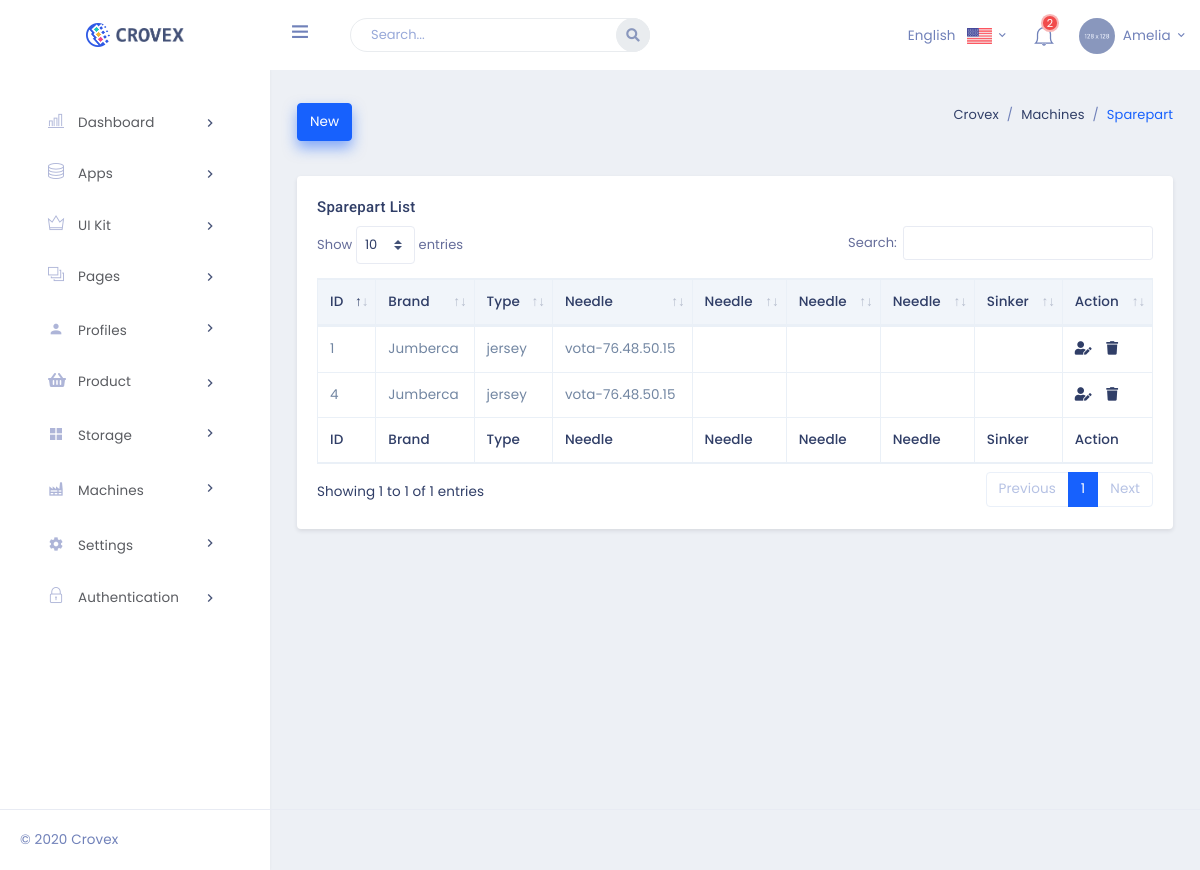
/Crovex/HTML/machines/sparepart.php, run on the app's committed database.
### tables this page shows
CREATE TABLE IF NOT EXISTS `sparepart_table` (
  `brand` varchar(30) NOT NULL,
  `machine_type` varchar(30) NOT NULL,
  `needle1` varchar(30) NOT NULL,
  `needle2` varchar(30) NOT NULL,
  `needle3` varchar(30) NOT NULL,
  `needle4` varchar(30) NOT NULL,
  `sinker` varchar(30) NOT NULL,
  `id` int(11) NOT NULL AUTO_INCREMENT,
  PRIMARY KEY (`id`)
);

### Crovex/HTML/machines/sparepart.php (the view, shortened to what this page needs)
<!DOCTYPE html>
<html lang="en">
    <head>
        <link href="../../plugins/datatables/dataTables.bootstrap4.min.css" rel="stylesheet" type="text/css" />
        <link href="../../plugins/datatables/buttons.bootstrap4.min.css" rel="stylesheet" type="text/css" />
        <link href="../../plugins/datatables/responsive.bootstrap4.min.css" rel="stylesheet" type="text/css" />
        <link href="../assets/css/bootstrap.min.css" rel="stylesheet" type="text/css" />
        <link href="../assets/css/jquery-ui.min.css" rel="stylesheet">
        <link href="../assets/css/icons.min.css" rel="stylesheet" type="text/css" />
        <link href="../assets/css/metisMenu.min.css" rel="stylesheet" type="text/css" />
        <link href="../assets/css/app.min.css" rel="stylesheet" type="text/css" />
    </head>
    <body>
         <div class="topbar">
            <div class="topbar-left">
                <a href="../dashboard/crm-index.html" class="logo">
                    <span>
                        <img src="../assets/images/logo-sm.png" alt="logo-small" class="logo-sm">
                    </span>
                    <span>
                        <img src="../assets/images/logo-dark.png" alt="logo-large" class="logo-lg">
                    </span>
                </a>
            </div>
            <nav class="navbar-custom">
                <ul class="list-unstyled topbar-nav float-right mb-0">
                    <li class="hidden-sm">
                        <a class="nav-link dropdown-toggle waves-effect waves-light" data-toggle="dropdown" href="javascript: void(0);" role="button"
                            aria-haspopup="false" aria-expanded="false">
                            English <img src="../assets/images/flags/us_flag.jpg" class="ml-2" height="16" alt=""/> <i class="mdi mdi-chevron-down"></i>
                        </a>
                    </li>
                    <li class="dropdown notification-list">
                        <a class="nav-link dropdown-toggle arrow-none waves-light waves-effect" data-toggle="dropdown" href="#" role="button"
                            aria-haspopup="false" aria-expanded="false">
                            <i class="ti-bell noti-icon"></i>
                            <span class="badge badge-danger badge-pill noti-icon-badge">2</span>
                        </a>
                    </li>
                    <li class="dropdown">
                        <a class="nav-link dropdown-toggle waves-effect waves-light nav-user" data-toggle="dropdown" href="#" role="button"
                            aria-haspopup="false" aria-expanded="false">
                            <img src="../assets/images/users/user-1.png" alt="profile-user" class="rounded-circle" />
                            <span class="ml-1 nav-user-name hidden-sm">Amelia <i class="mdi mdi-chevron-down"></i> </span>
                        </a>
                    </li>
                </ul>
                <ul class="list-unstyled topbar-nav mb-0">
                    <li>
                        <button class="nav-link button-menu-mobile waves-effect waves-light">
                            <i class="ti-menu nav-icon"></i>
                        </button>
                    </li>
                    <li class="hide-phone app-search">
                        <form role="search" class="">
                            <input type="text" id="AllCompo" placeholder="Search..." class="form-control">
                            <a href=""><i class="fas fa-search"></i></a>
                        </form>
                    </li>
                </ul>
            </nav>
        </div>
        <div class="left-sidenav">
            <ul class="metismenu left-sidenav-menu">
                <li>
                    <a href="javascript: void(0);"><i class="ti-bar-chart"></i><span>Dashboard</span><span class="menu-arrow"><i class="mdi mdi-chevron-right"></i></span></a>
                </li>
                <li>
                    <a href="javascript: void(0);"><i class="ti-server"></i><span>Apps</span><span class="menu-arrow"><i class="mdi mdi-chevron-right"></i></span></a>
                </li>
                <li>
                    <a href="javascript: void(0);"><i class="ti-crown"></i><span>UI Kit</span><span class="menu-arrow"><i class="mdi mdi-chevron-right"></i></span></a>
                </li>
                <li>
                    <a href="javascript: void(0);"><i class="ti-layers-alt"></i><span>Pages</span><span class="menu-arrow"><i class="mdi mdi-chevron-right"></i></span></a>
                </li>
                <li>
                    <a href="javascript: void(0);"><i class="mdi mdi-account"></i><span>Profiles</span><span class="menu-arrow"><i class="mdi mdi-chevron-right"></i></span></a>
                </li>
                <li>
                    <a href="javascript: void(0);"><i class="fas fa-shopping-basket"></i><span>Product</span><span class="menu-arrow"><i class="mdi mdi-chevron-right"></i></span></a>
                </li>
                <li>
                    <a href="javascript: void(0);"><i class="mdi mdi-view-grid"></i><span>Storage</span><span class="menu-arrow"><i class="mdi mdi-chevron-right"></i></span></a>
                </li>
                <li>
                    <a href="javascript: void(0);"><i class="mdi mdi-factory"></i><span>Machines</span><span class="menu-arrow"><i class="mdi mdi-chevron-right"></i></span></a>
                </li>
                <li>
                    <a href="javascript: void(0);"><i class="mdi mdi-settings"></i><span>Settings</span><span class="menu-arrow"><i class="mdi mdi-chevron-right"></i></span></a>
                </li>
                <li>
                    <a href="javascript: void(0);"><i class="ti-lock"></i><span>Authentication</span><span class="menu-arrow"><i class="mdi mdi-chevron-right"></i></span></a>
                </li>
            </ul>
        </div>
        <div class="page-wrapper">
            <div class="page-content">
                <div class="container-fluid">
                    <div class="row">
                        <div class="col-sm-12">
                            <div class="page-title-box">
                                <span class="float-left">
                                    <a href="#" class="btn btn-primary" data-toggle= "modal" data-target="#exampleModal">New</a>
                                </span>
                                <div class="float-right">
                                    <ol class="breadcrumb">
                                        <li class="breadcrumb-item"><a href="javascript:void(0);">Crovex</a></li>
                                        <li class="breadcrumb-item"><a href="javascript:void(0);">Machines</a></li>
                                        <li class="breadcrumb-item active">Sparepart</li>
                                    </ol>
                                </div>
                            </div>
                        </div>
                    </div>
                    <div class="row">
                        <div class="col-12">
                            <div class="card">
                                <div class="card-body">
                                    <h4 class="mt-0 header-title">Sparepart List</h4>
        <table id="datatable" class="table table-bordered dt-responsive nowrap" style="border-collapse: collapse; border-spacing: 0; width: 100%;">
            <thead class="thead-light">
                <?php
                $connection = mysqli_connect("localhost","root","");
                $query = "SELECT * FROM sparepart_table";
                $query_run = mysqli_query($connection,$query);
                ?>
                  <tr>
                  <th scope="col">ID</th>
                  <th scope="col">Brand</th>
                  <th scope="col">Type</th>
                  <th scope="col">Needle</th>
                  <th scope="col">Needle</th>
                  <th scope="col">Needle</th>
                  <th scope="col">Needle</th>
                  <th scope="col">Sinker</th>
                  <th scope="col">Action</th>
						    	</tr>
                </thead>
                <tfoot>
                  <tr>
                  <th scope="col">ID</th>
                  <th scope="col">Brand</th>
                  <th scope="col">Type</th>
                  <th scope="col">Needle</th>
                  <th scope="col">Needle</th>
                  <th scope="col">Needle</th>
                  <th scope="col">Needle</th>
                  <th scope="col">Sinker</th>
                  <th scope="col">Action</th>
                  </tr>
                </tfoot>
                <tbody>
                <?php
                if ($query_run)
                {
                    foreach($query_run as $row)
                {
                ?>
                <tr>
                  <td> <?php echo $row['id']; ?></td>
                  <td> <?php echo $row['brand']; ?></td>
                  <td> <?php echo $row['machine_type']; ?></td>
                  <td> <?php echo $row['needle1']; ?></td>
                  <td> <?php echo $row['needle2']; ?></td>
                  <td> <?php echo $row['needle3']; ?></td>
                  <td> <?php echo $row['needle4']; ?></td>
                  <td> <?php echo $row['sinker']; ?></td>
                  <td>
                  <a href="#!" class="editbtn" data-toggle="tooltip" data-original-title="Edit">
                    <i class="fas fa-user-edit blue-text"></i>
                  </a>
                  <a href="#!" class="deletebtn" data-toggle="tooltip" data-original-title="Delete">
                    <i class="fas fa-trash text-red"></i>
                  </a>
                  </td>
                </tr>
                </tbody>
                <?php
                    }
                }
                else
                {
                    echo "Not Record Found";
                }
                ?>
              </table>
            </div>
          </div>
                                </div>
                            </div>
                        </div>
                    </div>
                </div>
                <footer class="footer text-center text-sm-left">
                    &copy; 2020 Crovex <span class="text-muted d-none d-sm-inline-block float-right">
                </footer>
    </body>
</html>

### data on the page
sparepart_table: id "1", brand "Jumberca", machine_type "jersey", needle1 "vota-76.48.50.15"
sparepart_table: id "4", brand "Jumberca", machine_type "jersey", needle1 "vota-76.48.50.15"
